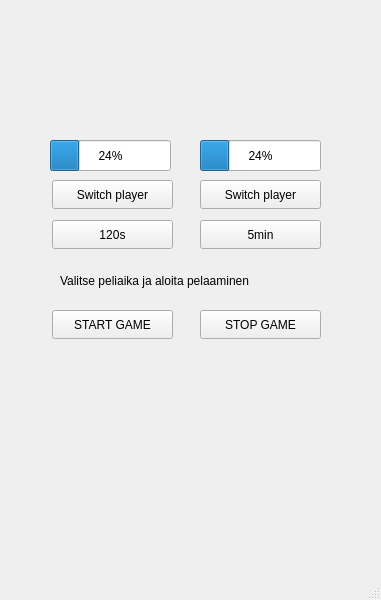
<?xml version="1.0" encoding="UTF-8"?>
<ui version="4.0">
 <class>MainWindow</class>
 <widget class="QMainWindow" name="MainWindow">
  <property name="geometry">
   <rect>
    <x>0</x>
    <y>0</y>
    <width>381</width>
    <height>600</height>
   </rect>
  </property>
  <property name="windowTitle">
   <string>MainWindow</string>
  </property>
  <widget class="QWidget" name="centralwidget">
   <widget class="QPushButton" name="P1">
    <property name="geometry">
     <rect>
      <x>52</x>
      <y>180</y>
      <width>121</width>
      <height>29</height>
     </rect>
    </property>
    <property name="text">
     <string>Switch player</string>
    </property>
   </widget>
   <widget class="QPushButton" name="P2">
    <property name="geometry">
     <rect>
      <x>200</x>
      <y>180</y>
      <width>121</width>
      <height>29</height>
     </rect>
    </property>
    <property name="text">
     <string>Switch player</string>
    </property>
   </widget>
   <widget class="QPushButton" name="T1">
    <property name="geometry">
     <rect>
      <x>52</x>
      <y>220</y>
      <width>121</width>
      <height>29</height>
     </rect>
    </property>
    <property name="text">
     <string>120s</string>
    </property>
   </widget>
   <widget class="QPushButton" name="T2">
    <property name="geometry">
     <rect>
      <x>200</x>
      <y>220</y>
      <width>121</width>
      <height>29</height>
     </rect>
    </property>
    <property name="text">
     <string>5min</string>
    </property>
   </widget>
   <widget class="QPushButton" name="S1">
    <property name="geometry">
     <rect>
      <x>52</x>
      <y>310</y>
      <width>121</width>
      <height>29</height>
     </rect>
    </property>
    <property name="text">
     <string>START GAME</string>
    </property>
   </widget>
   <widget class="QPushButton" name="S2">
    <property name="geometry">
     <rect>
      <x>200</x>
      <y>310</y>
      <width>121</width>
      <height>29</height>
     </rect>
    </property>
    <property name="text">
     <string>STOP GAME</string>
    </property>
   </widget>
   <widget class="QProgressBar" name="progressBar_2">
    <property name="geometry">
     <rect>
      <x>200</x>
      <y>140</y>
      <width>121</width>
      <height>31</height>
     </rect>
    </property>
    <property name="value">
     <number>24</number>
    </property>
   </widget>
   <widget class="QProgressBar" name="progressBar">
    <property name="geometry">
     <rect>
      <x>50</x>
      <y>140</y>
      <width>121</width>
      <height>31</height>
     </rect>
    </property>
    <property name="value">
     <number>24</number>
    </property>
   </widget>
   <widget class="QLabel" name="label">
    <property name="geometry">
     <rect>
      <x>60</x>
      <y>260</y>
      <width>261</width>
      <height>41</height>
     </rect>
    </property>
    <property name="text">
     <string>Valitse peliaika ja aloita pelaaminen</string>
    </property>
   </widget>
  </widget>
  <widget class="QMenuBar" name="menubar">
   <property name="geometry">
    <rect>
     <x>0</x>
     <y>0</y>
     <width>381</width>
     <height>25</height>
    </rect>
   </property>
  </widget>
  <widget class="QStatusBar" name="statusbar"/>
 </widget>
 <resources/>
 <connections/>
</ui>
